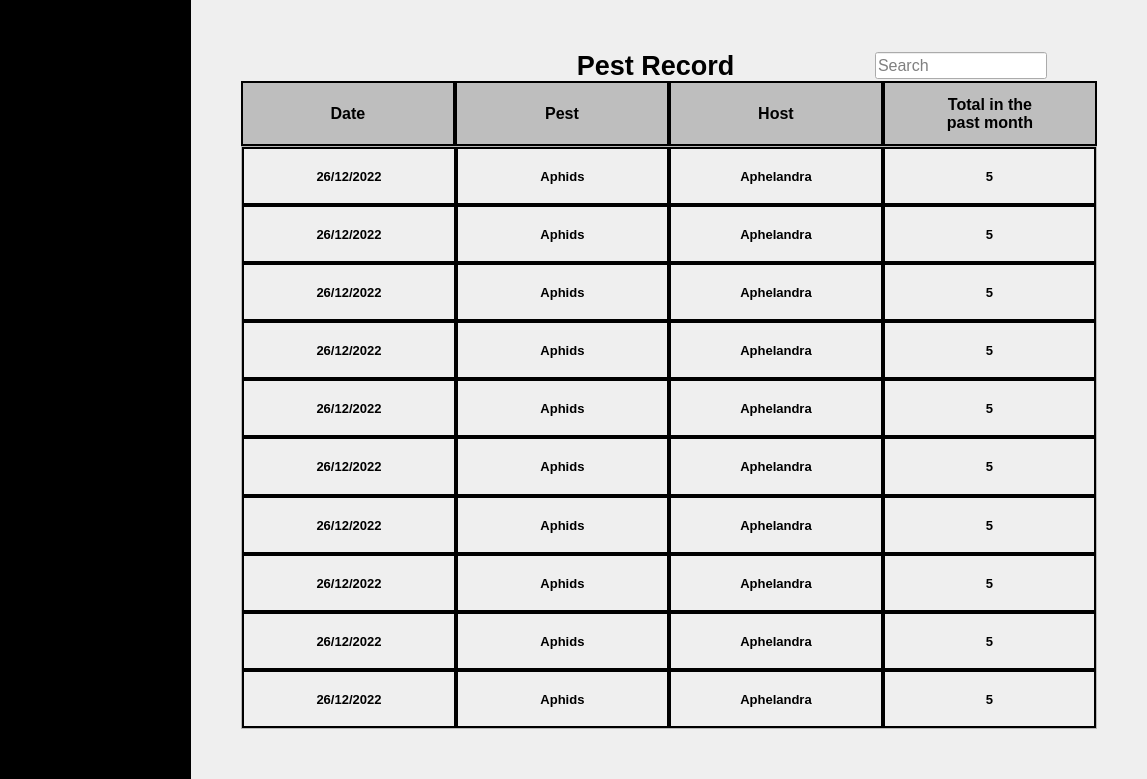
<?xml version="1.0" encoding="UTF-8"?>
<ui version="4.0">
 <class>Dialog</class>
 <widget class="QDialog" name="Dialog">
  <property name="windowModality">
   <enum>Qt::NonModal</enum>
  </property>
  <property name="enabled">
   <bool>true</bool>
  </property>
  <property name="geometry">
   <rect>
    <x>0</x>
    <y>0</y>
    <width>1147</width>
    <height>779</height>
   </rect>
  </property>
  <property name="acceptDrops">
   <bool>false</bool>
  </property>
  <property name="windowTitle">
   <string>Login</string>
  </property>
  <layout class="QHBoxLayout" name="horizontalLayout" stretch="1,5">
   <property name="spacing">
    <number>0</number>
   </property>
   <property name="leftMargin">
    <number>0</number>
   </property>
   <property name="topMargin">
    <number>0</number>
   </property>
   <property name="rightMargin">
    <number>0</number>
   </property>
   <property name="bottomMargin">
    <number>0</number>
   </property>
   <item>
    <layout class="QVBoxLayout" name="verticalLayout_2" stretch="1,2,2,2,2,5">
     <property name="spacing">
      <number>0</number>
     </property>
     <property name="bottomMargin">
      <number>0</number>
     </property>
     <item>
      <widget class="ClickableLabel" name="logo">
       <property name="enabled">
        <bool>true</bool>
       </property>
       <property name="styleSheet">
        <string notr="true">background-color: rgb(0, 0, 0);</string>
       </property>
       <property name="text">
        <string/>
       </property>
       <property name="pixmap">
        <pixmap>../Image/Register/ICMS.png</pixmap>
       </property>
       <property name="scaledContents">
        <bool>false</bool>
       </property>
       <property name="alignment">
        <set>Qt::AlignCenter</set>
       </property>
      </widget>
     </item>
     <item>
      <widget class="QWidget" name="widget" native="true">
       <property name="styleSheet">
        <string notr="true">background-color: rgb(0, 0, 0);</string>
       </property>
      </widget>
     </item>
     <item>
      <widget class="ClickableLabel" name="sidebar_home">
       <property name="minimumSize">
        <size>
         <width>0</width>
         <height>0</height>
        </size>
       </property>
       <property name="mouseTracking">
        <bool>false</bool>
       </property>
       <property name="autoFillBackground">
        <bool>false</bool>
       </property>
       <property name="styleSheet">
        <string notr="true">background-color: rgb(0, 0, 0);</string>
       </property>
       <property name="frameShadow">
        <enum>QFrame::Plain</enum>
       </property>
       <property name="text">
        <string/>
       </property>
       <property name="pixmap">
        <pixmap>../Image/Register/home.png</pixmap>
       </property>
       <property name="scaledContents">
        <bool>false</bool>
       </property>
       <property name="alignment">
        <set>Qt::AlignCenter</set>
       </property>
      </widget>
     </item>
     <item>
      <widget class="ClickableLabel" name="sidebar_record">
       <property name="styleSheet">
        <string notr="true">background-color: rgb(0, 0, 0);</string>
       </property>
       <property name="text">
        <string/>
       </property>
       <property name="pixmap">
        <pixmap>../Image/Register/search.png</pixmap>
       </property>
       <property name="alignment">
        <set>Qt::AlignCenter</set>
       </property>
      </widget>
     </item>
     <item>
      <widget class="ClickableLabel" name="sidebar_logout">
       <property name="layoutDirection">
        <enum>Qt::LeftToRight</enum>
       </property>
       <property name="styleSheet">
        <string notr="true">background-color: rgb(0, 0, 0);</string>
       </property>
       <property name="text">
        <string/>
       </property>
       <property name="pixmap">
        <pixmap>../Image/Register/exit.png</pixmap>
       </property>
       <property name="alignment">
        <set>Qt::AlignCenter</set>
       </property>
      </widget>
     </item>
     <item>
      <widget class="QWidget" name="widget_2" native="true">
       <property name="styleSheet">
        <string notr="true">background-color: rgb(0, 0, 0);
</string>
       </property>
      </widget>
     </item>
    </layout>
   </item>
   <item>
    <layout class="QVBoxLayout" name="record_all" stretch="1,1,9">
     <property name="spacing">
      <number>0</number>
     </property>
     <property name="leftMargin">
      <number>50</number>
     </property>
     <property name="topMargin">
      <number>50</number>
     </property>
     <property name="rightMargin">
      <number>50</number>
     </property>
     <property name="bottomMargin">
      <number>50</number>
     </property>
     <item>
      <layout class="QHBoxLayout" name="record_top" stretch="1,2,0,1">
       <property name="spacing">
        <number>20</number>
       </property>
       <property name="leftMargin">
        <number>50</number>
       </property>
       <property name="rightMargin">
        <number>50</number>
       </property>
       <item>
        <widget class="QLabel" name="label">
         <property name="text">
          <string/>
         </property>
        </widget>
       </item>
       <item>
        <widget class="QLabel" name="record_title">
         <property name="font">
          <font>
           <pointsize>20</pointsize>
           <weight>75</weight>
           <bold>true</bold>
          </font>
         </property>
         <property name="text">
          <string>Pest Record</string>
         </property>
         <property name="alignment">
          <set>Qt::AlignCenter</set>
         </property>
        </widget>
       </item>
       <item>
        <widget class="ClickableLabel" name="record_search_btn">
         <property name="text">
          <string/>
         </property>
         <property name="pixmap">
          <pixmap>Image/User/search.png</pixmap>
         </property>
        </widget>
       </item>
       <item>
        <widget class="QLineEdit" name="record_search">
         <property name="font">
          <font>
           <pointsize>12</pointsize>
          </font>
         </property>
         <property name="placeholderText">
          <string>Search</string>
         </property>
        </widget>
       </item>
      </layout>
     </item>
     <item>
      <layout class="QHBoxLayout" name="record_table_top" stretch="0,0,0,0">
       <property name="spacing">
        <number>0</number>
       </property>
       <item>
        <widget class="QLabel" name="record_table_date">
         <property name="font">
          <font>
           <pointsize>12</pointsize>
           <weight>75</weight>
           <bold>true</bold>
          </font>
         </property>
         <property name="styleSheet">
          <string notr="true">background-color: rgb(190, 190, 190);
border-color: rgb(0, 0, 0);
border: 2px solid black</string>
         </property>
         <property name="text">
          <string>Date</string>
         </property>
         <property name="alignment">
          <set>Qt::AlignCenter</set>
         </property>
        </widget>
       </item>
       <item>
        <widget class="QLabel" name="record_table_pest">
         <property name="font">
          <font>
           <pointsize>12</pointsize>
           <weight>75</weight>
           <bold>true</bold>
          </font>
         </property>
         <property name="styleSheet">
          <string notr="true">background-color: rgb(190, 190, 190);
border: 2px solid black</string>
         </property>
         <property name="text">
          <string>Pest</string>
         </property>
         <property name="alignment">
          <set>Qt::AlignCenter</set>
         </property>
        </widget>
       </item>
       <item>
        <widget class="QLabel" name="record_table_host">
         <property name="font">
          <font>
           <pointsize>12</pointsize>
           <weight>75</weight>
           <bold>true</bold>
          </font>
         </property>
         <property name="styleSheet">
          <string notr="true">background-color: rgb(190, 190, 190);
border: 2px solid black</string>
         </property>
         <property name="text">
          <string>Host</string>
         </property>
         <property name="alignment">
          <set>Qt::AlignCenter</set>
         </property>
        </widget>
       </item>
       <item>
        <widget class="QLabel" name="record_table_total">
         <property name="font">
          <font>
           <pointsize>12</pointsize>
           <weight>75</weight>
           <bold>true</bold>
          </font>
         </property>
         <property name="styleSheet">
          <string notr="true">background-color: rgb(190, 190, 190);
border: 2px solid black</string>
         </property>
         <property name="text">
          <string>&lt;html&gt;&lt;head/&gt;&lt;body&gt;&lt;p align=&quot;center&quot;&gt;Total in the &lt;br/&gt;past month&lt;/p&gt;&lt;/body&gt;&lt;/html&gt;</string>
         </property>
         <property name="alignment">
          <set>Qt::AlignCenter</set>
         </property>
        </widget>
       </item>
      </layout>
     </item>
     <item>
      <widget class="QScrollArea" name="record_table">
       <property name="widgetResizable">
        <bool>true</bool>
       </property>
       <property name="alignment">
        <set>Qt::AlignCenter</set>
       </property>
       <widget class="QWidget" name="scrollAreaWidgetContents">
        <property name="geometry">
         <rect>
          <x>0</x>
          <y>0</y>
          <width>843</width>
          <height>554</height>
         </rect>
        </property>
        <layout class="QVBoxLayout" name="verticalLayout">
         <property name="spacing">
          <number>0</number>
         </property>
         <property name="leftMargin">
          <number>0</number>
         </property>
         <property name="topMargin">
          <number>0</number>
         </property>
         <property name="rightMargin">
          <number>0</number>
         </property>
         <property name="bottomMargin">
          <number>0</number>
         </property>
         <item>
          <layout class="QHBoxLayout" name="record_table1" stretch="1,1,1,1">
           <property name="spacing">
            <number>0</number>
           </property>
           <item>
            <widget class="QLabel" name="record_table_date1">
             <property name="font">
              <font>
               <pointsize>10</pointsize>
               <weight>75</weight>
               <bold>true</bold>
              </font>
             </property>
             <property name="styleSheet">
              <string notr="true">border: 2px solid black</string>
             </property>
             <property name="text">
              <string>26/12/2022</string>
             </property>
             <property name="alignment">
              <set>Qt::AlignCenter</set>
             </property>
            </widget>
           </item>
           <item>
            <widget class="QLabel" name="record_table_pest1">
             <property name="font">
              <font>
               <pointsize>10</pointsize>
               <weight>75</weight>
               <bold>true</bold>
              </font>
             </property>
             <property name="styleSheet">
              <string notr="true">border: 2px solid black</string>
             </property>
             <property name="text">
              <string>Aphids</string>
             </property>
             <property name="alignment">
              <set>Qt::AlignCenter</set>
             </property>
            </widget>
           </item>
           <item>
            <widget class="QLabel" name="record_table_host1">
             <property name="font">
              <font>
               <pointsize>10</pointsize>
               <weight>75</weight>
               <bold>true</bold>
              </font>
             </property>
             <property name="styleSheet">
              <string notr="true">border: 2px solid black</string>
             </property>
             <property name="text">
              <string>Aphelandra</string>
             </property>
             <property name="alignment">
              <set>Qt::AlignCenter</set>
             </property>
            </widget>
           </item>
           <item>
            <widget class="QLabel" name="record_table_total1">
             <property name="font">
              <font>
               <pointsize>10</pointsize>
               <weight>75</weight>
               <bold>true</bold>
              </font>
             </property>
             <property name="styleSheet">
              <string notr="true">border: 2px solid black</string>
             </property>
             <property name="text">
              <string>5</string>
             </property>
             <property name="alignment">
              <set>Qt::AlignCenter</set>
             </property>
            </widget>
           </item>
          </layout>
         </item>
         <item>
          <layout class="QHBoxLayout" name="record_table2">
           <property name="spacing">
            <number>0</number>
           </property>
           <item>
            <widget class="QLabel" name="record_table_date2">
             <property name="font">
              <font>
               <pointsize>10</pointsize>
               <weight>75</weight>
               <bold>true</bold>
              </font>
             </property>
             <property name="styleSheet">
              <string notr="true">border: 2px solid black</string>
             </property>
             <property name="text">
              <string>26/12/2022</string>
             </property>
             <property name="alignment">
              <set>Qt::AlignCenter</set>
             </property>
            </widget>
           </item>
           <item>
            <widget class="QLabel" name="record_table_pest2">
             <property name="font">
              <font>
               <pointsize>10</pointsize>
               <weight>75</weight>
               <bold>true</bold>
              </font>
             </property>
             <property name="styleSheet">
              <string notr="true">border: 2px solid black</string>
             </property>
             <property name="text">
              <string>Aphids</string>
             </property>
             <property name="alignment">
              <set>Qt::AlignCenter</set>
             </property>
            </widget>
           </item>
           <item>
            <widget class="QLabel" name="record_table_host2">
             <property name="font">
              <font>
               <pointsize>10</pointsize>
               <weight>75</weight>
               <bold>true</bold>
              </font>
             </property>
             <property name="styleSheet">
              <string notr="true">border: 2px solid black</string>
             </property>
             <property name="text">
              <string>Aphelandra</string>
             </property>
             <property name="alignment">
              <set>Qt::AlignCenter</set>
             </property>
            </widget>
           </item>
           <item>
            <widget class="QLabel" name="record_table_total2">
             <property name="font">
              <font>
               <pointsize>10</pointsize>
               <weight>75</weight>
               <bold>true</bold>
              </font>
             </property>
             <property name="styleSheet">
              <string notr="true">border: 2px solid black</string>
             </property>
             <property name="text">
              <string>5</string>
             </property>
             <property name="alignment">
              <set>Qt::AlignCenter</set>
             </property>
            </widget>
           </item>
          </layout>
         </item>
         <item>
          <layout class="QHBoxLayout" name="record_table3">
           <property name="spacing">
            <number>0</number>
           </property>
           <item>
            <widget class="QLabel" name="record_table_date3">
             <property name="font">
              <font>
               <pointsize>10</pointsize>
               <weight>75</weight>
               <bold>true</bold>
              </font>
             </property>
             <property name="styleSheet">
              <string notr="true">border: 2px solid black</string>
             </property>
             <property name="text">
              <string>26/12/2022</string>
             </property>
             <property name="alignment">
              <set>Qt::AlignCenter</set>
             </property>
            </widget>
           </item>
           <item>
            <widget class="QLabel" name="record_table_pest3">
             <property name="font">
              <font>
               <pointsize>10</pointsize>
               <weight>75</weight>
               <bold>true</bold>
              </font>
             </property>
             <property name="styleSheet">
              <string notr="true">border: 2px solid black</string>
             </property>
             <property name="text">
              <string>Aphids</string>
             </property>
             <property name="alignment">
              <set>Qt::AlignCenter</set>
             </property>
            </widget>
           </item>
           <item>
            <widget class="QLabel" name="record_table_host3">
             <property name="font">
              <font>
               <pointsize>10</pointsize>
               <weight>75</weight>
               <bold>true</bold>
              </font>
             </property>
             <property name="styleSheet">
              <string notr="true">border: 2px solid black</string>
             </property>
             <property name="text">
              <string>Aphelandra</string>
             </property>
             <property name="alignment">
              <set>Qt::AlignCenter</set>
             </property>
            </widget>
           </item>
           <item>
            <widget class="QLabel" name="record_table_total3">
             <property name="font">
              <font>
               <pointsize>10</pointsize>
               <weight>75</weight>
               <bold>true</bold>
              </font>
             </property>
             <property name="styleSheet">
              <string notr="true">border: 2px solid black</string>
             </property>
             <property name="text">
              <string>5</string>
             </property>
             <property name="alignment">
              <set>Qt::AlignCenter</set>
             </property>
            </widget>
           </item>
          </layout>
         </item>
         <item>
          <layout class="QHBoxLayout" name="record_table4">
           <property name="spacing">
            <number>0</number>
           </property>
           <item>
            <widget class="QLabel" name="record_table_date4">
             <property name="font">
              <font>
               <pointsize>10</pointsize>
               <weight>75</weight>
               <bold>true</bold>
              </font>
             </property>
             <property name="styleSheet">
              <string notr="true">border: 2px solid black</string>
             </property>
             <property name="text">
              <string>26/12/2022</string>
             </property>
             <property name="alignment">
              <set>Qt::AlignCenter</set>
             </property>
            </widget>
           </item>
           <item>
            <widget class="QLabel" name="record_table_pest4">
             <property name="font">
              <font>
               <pointsize>10</pointsize>
               <weight>75</weight>
               <bold>true</bold>
              </font>
             </property>
             <property name="styleSheet">
              <string notr="true">border: 2px solid black</string>
             </property>
             <property name="text">
              <string>Aphids</string>
             </property>
             <property name="alignment">
              <set>Qt::AlignCenter</set>
             </property>
            </widget>
           </item>
           <item>
            <widget class="QLabel" name="record_table_host4">
             <property name="font">
              <font>
               <pointsize>10</pointsize>
               <weight>75</weight>
               <bold>true</bold>
              </font>
             </property>
             <property name="styleSheet">
              <string notr="true">border: 2px solid black</string>
             </property>
             <property name="text">
              <string>Aphelandra</string>
             </property>
             <property name="alignment">
              <set>Qt::AlignCenter</set>
             </property>
            </widget>
           </item>
           <item>
            <widget class="QLabel" name="record_table_total4">
             <property name="font">
              <font>
               <pointsize>10</pointsize>
               <weight>75</weight>
               <bold>true</bold>
              </font>
             </property>
             <property name="styleSheet">
              <string notr="true">border: 2px solid black</string>
             </property>
             <property name="text">
              <string>5</string>
             </property>
             <property name="alignment">
              <set>Qt::AlignCenter</set>
             </property>
            </widget>
           </item>
          </layout>
         </item>
         <item>
          <layout class="QHBoxLayout" name="record_table5">
           <property name="spacing">
            <number>0</number>
           </property>
           <item>
            <widget class="QLabel" name="record_table_date5">
             <property name="font">
              <font>
               <pointsize>10</pointsize>
               <weight>75</weight>
               <bold>true</bold>
              </font>
             </property>
             <property name="styleSheet">
              <string notr="true">border: 2px solid black</string>
             </property>
             <property name="text">
              <string>26/12/2022</string>
             </property>
             <property name="alignment">
              <set>Qt::AlignCenter</set>
             </property>
            </widget>
           </item>
           <item>
            <widget class="QLabel" name="record_table_pest5">
             <property name="font">
              <font>
               <pointsize>10</pointsize>
               <weight>75</weight>
               <bold>true</bold>
              </font>
             </property>
             <property name="styleSheet">
              <string notr="true">border: 2px solid black</string>
             </property>
             <property name="text">
              <string>Aphids</string>
             </property>
             <property name="alignment">
              <set>Qt::AlignCenter</set>
             </property>
            </widget>
           </item>
           <item>
            <widget class="QLabel" name="record_table_host5">
             <property name="font">
              <font>
               <pointsize>10</pointsize>
               <weight>75</weight>
               <bold>true</bold>
              </font>
             </property>
             <property name="styleSheet">
              <string notr="true">border: 2px solid black</string>
             </property>
             <property name="text">
              <string>Aphelandra</string>
             </property>
             <property name="alignment">
              <set>Qt::AlignCenter</set>
             </property>
            </widget>
           </item>
           <item>
            <widget class="QLabel" name="record_table_total5">
             <property name="font">
              <font>
               <pointsize>10</pointsize>
               <weight>75</weight>
               <bold>true</bold>
              </font>
             </property>
             <property name="styleSheet">
              <string notr="true">border: 2px solid black</string>
             </property>
             <property name="text">
              <string>5</string>
             </property>
             <property name="alignment">
              <set>Qt::AlignCenter</set>
             </property>
            </widget>
           </item>
          </layout>
         </item>
         <item>
          <layout class="QHBoxLayout" name="record_table6">
           <property name="spacing">
            <number>0</number>
           </property>
           <item>
            <widget class="QLabel" name="record_table_date6">
             <property name="font">
              <font>
               <pointsize>10</pointsize>
               <weight>75</weight>
               <bold>true</bold>
              </font>
             </property>
             <property name="styleSheet">
              <string notr="true">border: 2px solid black</string>
             </property>
             <property name="text">
              <string>26/12/2022</string>
             </property>
             <property name="alignment">
              <set>Qt::AlignCenter</set>
             </property>
            </widget>
           </item>
           <item>
            <widget class="QLabel" name="record_table_pest6">
             <property name="font">
              <font>
               <pointsize>10</pointsize>
               <weight>75</weight>
               <bold>true</bold>
              </font>
             </property>
             <property name="styleSheet">
              <string notr="true">border: 2px solid black</string>
             </property>
             <property name="text">
              <string>Aphids</string>
             </property>
             <property name="alignment">
              <set>Qt::AlignCenter</set>
             </property>
            </widget>
           </item>
           <item>
            <widget class="QLabel" name="record_table_host6">
             <property name="font">
              <font>
               <pointsize>10</pointsize>
               <weight>75</weight>
               <bold>true</bold>
              </font>
             </property>
             <property name="styleSheet">
              <string notr="true">border: 2px solid black</string>
             </property>
             <property name="text">
              <string>Aphelandra</string>
             </property>
             <property name="alignment">
              <set>Qt::AlignCenter</set>
             </property>
            </widget>
           </item>
           <item>
            <widget class="QLabel" name="record_table_total6">
             <property name="font">
              <font>
               <pointsize>10</pointsize>
               <weight>75</weight>
               <bold>true</bold>
              </font>
             </property>
             <property name="styleSheet">
              <string notr="true">border: 2px solid black</string>
             </property>
             <property name="text">
              <string>5</string>
             </property>
             <property name="alignment">
              <set>Qt::AlignCenter</set>
             </property>
            </widget>
           </item>
          </layout>
         </item>
         <item>
          <layout class="QHBoxLayout" name="record_table7">
           <property name="spacing">
            <number>0</number>
           </property>
           <item>
            <widget class="QLabel" name="record_table_date7">
             <property name="font">
              <font>
               <pointsize>10</pointsize>
               <weight>75</weight>
               <bold>true</bold>
              </font>
             </property>
             <property name="styleSheet">
              <string notr="true">border: 2px solid black</string>
             </property>
             <property name="text">
              <string>26/12/2022</string>
             </property>
             <property name="alignment">
              <set>Qt::AlignCenter</set>
             </property>
            </widget>
           </item>
           <item>
            <widget class="QLabel" name="record_table_pest7">
             <property name="font">
              <font>
               <pointsize>10</pointsize>
               <weight>75</weight>
               <bold>true</bold>
              </font>
             </property>
             <property name="styleSheet">
              <string notr="true">border: 2px solid black</string>
             </property>
             <property name="text">
              <string>Aphids</string>
             </property>
             <property name="alignment">
              <set>Qt::AlignCenter</set>
             </property>
            </widget>
           </item>
           <item>
            <widget class="QLabel" name="record_table_host7">
             <property name="font">
              <font>
               <pointsize>10</pointsize>
               <weight>75</weight>
               <bold>true</bold>
              </font>
             </property>
             <property name="styleSheet">
              <string notr="true">border: 2px solid black</string>
             </property>
             <property name="text">
              <string>Aphelandra</string>
             </property>
             <property name="alignment">
              <set>Qt::AlignCenter</set>
             </property>
            </widget>
           </item>
           <item>
            <widget class="QLabel" name="record_table_total7">
             <property name="font">
              <font>
               <pointsize>10</pointsize>
               <weight>75</weight>
               <bold>true</bold>
              </font>
             </property>
             <property name="styleSheet">
              <string notr="true">border: 2px solid black</string>
             </property>
             <property name="text">
              <string>5</string>
             </property>
             <property name="alignment">
              <set>Qt::AlignCenter</set>
             </property>
            </widget>
           </item>
          </layout>
         </item>
         <item>
          <layout class="QHBoxLayout" name="record_table8">
           <property name="spacing">
            <number>0</number>
           </property>
           <item>
            <widget class="QLabel" name="record_table_date8">
             <property name="font">
              <font>
               <pointsize>10</pointsize>
               <weight>75</weight>
               <bold>true</bold>
              </font>
             </property>
             <property name="styleSheet">
              <string notr="true">border: 2px solid black</string>
             </property>
             <property name="text">
              <string>26/12/2022</string>
             </property>
             <property name="alignment">
              <set>Qt::AlignCenter</set>
             </property>
            </widget>
           </item>
           <item>
            <widget class="QLabel" name="record_table_pest8">
             <property name="font">
              <font>
               <pointsize>10</pointsize>
               <weight>75</weight>
               <bold>true</bold>
              </font>
             </property>
             <property name="styleSheet">
              <string notr="true">border: 2px solid black</string>
             </property>
             <property name="text">
              <string>Aphids</string>
             </property>
             <property name="alignment">
              <set>Qt::AlignCenter</set>
             </property>
            </widget>
           </item>
           <item>
            <widget class="QLabel" name="record_table_host8">
             <property name="font">
              <font>
               <pointsize>10</pointsize>
               <weight>75</weight>
               <bold>true</bold>
              </font>
             </property>
             <property name="styleSheet">
              <string notr="true">border: 2px solid black</string>
             </property>
             <property name="text">
              <string>Aphelandra</string>
             </property>
             <property name="alignment">
              <set>Qt::AlignCenter</set>
             </property>
            </widget>
           </item>
           <item>
            <widget class="QLabel" name="record_table_total8">
             <property name="font">
              <font>
               <pointsize>10</pointsize>
               <weight>75</weight>
               <bold>true</bold>
              </font>
             </property>
             <property name="styleSheet">
              <string notr="true">border: 2px solid black</string>
             </property>
             <property name="text">
              <string>5</string>
             </property>
             <property name="alignment">
              <set>Qt::AlignCenter</set>
             </property>
            </widget>
           </item>
          </layout>
         </item>
         <item>
          <layout class="QHBoxLayout" name="record_table9">
           <property name="spacing">
            <number>0</number>
           </property>
           <item>
            <widget class="QLabel" name="record_table_date9">
             <property name="font">
              <font>
               <pointsize>10</pointsize>
               <weight>75</weight>
               <bold>true</bold>
              </font>
             </property>
             <property name="styleSheet">
              <string notr="true">border: 2px solid black</string>
             </property>
             <property name="text">
              <string>26/12/2022</string>
             </property>
             <property name="alignment">
              <set>Qt::AlignCenter</set>
             </property>
            </widget>
           </item>
           <item>
            <widget class="QLabel" name="record_table_pest9">
             <property name="font">
              <font>
               <pointsize>10</pointsize>
               <weight>75</weight>
               <bold>true</bold>
              </font>
             </property>
             <property name="styleSheet">
              <string notr="true">border: 2px solid black</string>
             </property>
             <property name="text">
              <string>Aphids</string>
             </property>
             <property name="alignment">
              <set>Qt::AlignCenter</set>
             </property>
            </widget>
           </item>
           <item>
            <widget class="QLabel" name="record_table_host9">
             <property name="font">
              <font>
               <pointsize>10</pointsize>
               <weight>75</weight>
               <bold>true</bold>
              </font>
             </property>
             <property name="styleSheet">
              <string notr="true">border: 2px solid black</string>
             </property>
             <property name="text">
              <string>Aphelandra</string>
             </property>
             <property name="alignment">
              <set>Qt::AlignCenter</set>
             </property>
            </widget>
           </item>
           <item>
            <widget class="QLabel" name="record_table_total9">
             <property name="font">
              <font>
               <pointsize>10</pointsize>
               <weight>75</weight>
               <bold>true</bold>
              </font>
             </property>
             <property name="styleSheet">
              <string notr="true">border: 2px solid black</string>
             </property>
             <property name="text">
              <string>5</string>
             </property>
             <property name="alignment">
              <set>Qt::AlignCenter</set>
             </property>
            </widget>
           </item>
          </layout>
         </item>
         <item>
          <layout class="QHBoxLayout" name="record_table10">
           <property name="spacing">
            <number>0</number>
           </property>
           <item>
            <widget class="QLabel" name="record_table_date10">
             <property name="font">
              <font>
               <pointsize>10</pointsize>
               <weight>75</weight>
               <bold>true</bold>
              </font>
             </property>
             <property name="styleSheet">
              <string notr="true">border: 2px solid black</string>
             </property>
             <property name="text">
              <string>26/12/2022</string>
             </property>
             <property name="alignment">
              <set>Qt::AlignCenter</set>
             </property>
            </widget>
           </item>
           <item>
            <widget class="QLabel" name="record_table_pest10">
             <property name="font">
              <font>
               <pointsize>10</pointsize>
               <weight>75</weight>
               <bold>true</bold>
              </font>
             </property>
             <property name="styleSheet">
              <string notr="true">border: 2px solid black</string>
             </property>
             <property name="text">
              <string>Aphids</string>
             </property>
             <property name="alignment">
              <set>Qt::AlignCenter</set>
             </property>
            </widget>
           </item>
           <item>
            <widget class="QLabel" name="record_table_host10">
             <property name="font">
              <font>
               <pointsize>10</pointsize>
               <weight>75</weight>
               <bold>true</bold>
              </font>
             </property>
             <property name="styleSheet">
              <string notr="true">border: 2px solid black</string>
             </property>
             <property name="text">
              <string>Aphelandra</string>
             </property>
             <property name="alignment">
              <set>Qt::AlignCenter</set>
             </property>
            </widget>
           </item>
           <item>
            <widget class="QLabel" name="record_table_total10">
             <property name="font">
              <font>
               <pointsize>10</pointsize>
               <weight>75</weight>
               <bold>true</bold>
              </font>
             </property>
             <property name="styleSheet">
              <string notr="true">border: 2px solid black</string>
             </property>
             <property name="text">
              <string>5</string>
             </property>
             <property name="alignment">
              <set>Qt::AlignCenter</set>
             </property>
            </widget>
           </item>
          </layout>
         </item>
        </layout>
       </widget>
      </widget>
     </item>
    </layout>
   </item>
  </layout>
 </widget>
 <customwidgets>
  <customwidget>
   <class>ClickableLabel</class>
   <extends>QLabel</extends>
   <header location="global">clickablelabel.h</header>
  </customwidget>
 </customwidgets>
 <resources/>
 <connections/>
</ui>
